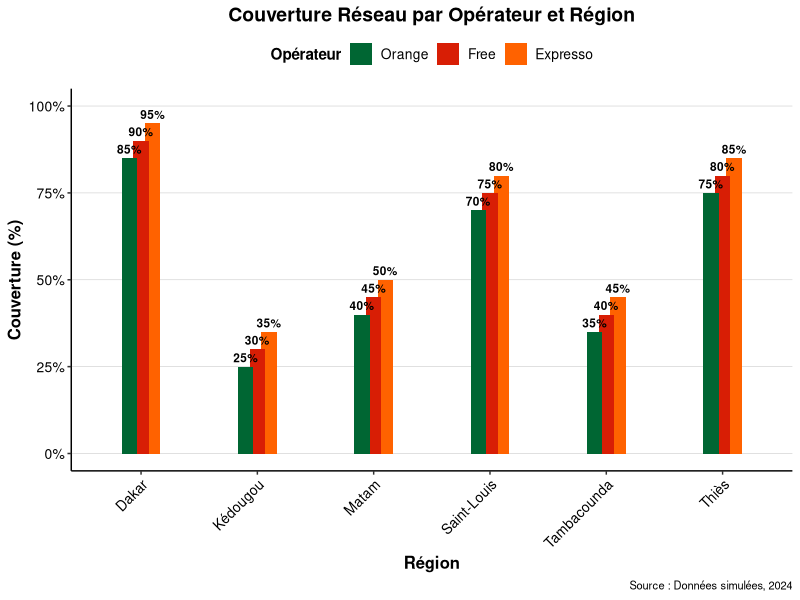

This figure's R source: (Note: this script raises an error after producing the figure.)
## ---- chunk 1
knitr::opts_chunk$set(echo = FALSE, 
                      cache = TRUE,
                      warning = FALSE, 
                      message = FALSE,
                      comment = NA)

## ---- chunk 2
library(ggplot2)
library(tidyr)

# Données de couverture par opérateur
operator_data <- data.frame(
  Region = c("Dakar", "Thiès", "Saint-Louis", "Tambacounda", "Kédougou", "Matam"),
  Orange = c(95, 85, 80, 45, 35, 50),
  Free = c(90, 80, 75, 40, 30, 45),
  Expresso = c(85, 75, 70, 35, 25, 40)
)

operator_long <- pivot_longer(operator_data, 
                              cols = c(Orange, Free, Expresso),
                              names_to = "Operateur",
                              values_to = "Couverture")

ggplot(operator_long, aes(x = Region, y = Couverture, fill = Operateur)) +
  geom_bar(stat = "identity", position = position_dodge(width = 0.3), width = 0.4) +
  geom_text(aes(label = paste0(Couverture, "%")), 
            position = position_dodge(width = 0.3), 
            vjust = -0.5, size = 3, fontface = "bold") +
  scale_fill_manual(values = c("Orange" = "#FF6200", "Free" = "#D81E05", "Expresso" = "#006633"),
                    labels = c("Orange", "Free", "Expresso")) +
  scale_y_continuous(labels = function(x) paste0(x, "%"), limits = c(0, 100)) +
  labs(title = "Couverture Réseau par Opérateur et Région",
       x = "Région",
       y = "Couverture (%)",
       fill = "Opérateur",
       caption = "Source : Données simulées, 2024") +
  theme_classic() +
  theme(
    plot.title = element_text(size = 14, face = "bold", hjust = 0.5),
    axis.title = element_text(size = 12, face = "bold"),
    axis.text = element_text(size = 10, color = "black"),
    axis.text.x = element_text(angle = 45, hjust = 1),
    legend.title = element_text(size = 11, face = "bold"),
    legend.text = element_text(size = 10),
    legend.position = "top",
    plot.caption = element_text(size = 8, hjust = 1),
    panel.grid.major.y = element_line(color = "grey80", linewidth = 0.2)
  )
## ---- chunk 3
# Vous pouvez ajouter le logo de l'ENSAE ici si vous en avez un
knitr::include_graphics("images/carte_couverture_2G.png")
## ---- chunk 4
# Vous pouvez ajouter le logo de l'ENSAE ici si vous en avez un
knitr::include_graphics("images/carte_couverture_3G.png")
## ---- chunk 5
# Vous pouvez ajouter le logo de l'ENSAE ici si vous en avez un
knitr::include_graphics("images/carte_couverture_4G.png")
## ---- chunk 6
# Vous pouvez ajouter le logo de l'ENSAE ici si vous en avez un
knitr::include_graphics("images/nperfcouverture_orange.png")
## ---- chunk 7
# Vous pouvez ajouter le logo de l'ENSAE ici si vous en avez un
knitr::include_graphics("images/nperfcouverture_free.png")
## ---- chunk 8
# Vous pouvez ajouter le logo de l'ENSAE ici si vous en avez un
knitr::include_graphics("images/nperfcouverture_express.png")
## ---- chunk 9
library(ggplot2)

# Simulation d’un signal : somme de sinusoïdes
f1 <- 50   # Hz
f2 <- 120  # Hz
sampling_rate <- 1000  # Hz
duration <- 1          # seconde
t <- seq(0, duration, by = 1/sampling_rate)
signal <- sin(2 * pi * f1 * t) + 0.5 * sin(2 * pi * f2 * t)

# Transformée de Fourier
fft_vals <- abs(fft(signal))^2
freq <- seq(0, sampling_rate, length.out = length(fft_vals))

# Création du spectre
df_spectrum <- data.frame(
  Frequency = freq[1:(length(freq)/2)],
  Power = fft_vals[1:(length(freq)/2)]
)

# Graphique
ggplot(df_spectrum, aes(x = Frequency, y = Power)) +
  geom_line(color = "#1F77B4", size = 1.2) +
  geom_vline(xintercept = c(f1, f2), linetype = "dashed", color = "grey50", size = 0.8) +
  geom_text(aes(x = f1, y = max(Power) * 0.9, label = "50 Hz"), 
            hjust = -0.1, vjust = 0, color = "black", size = 3.5, fontface = "bold") +
  geom_text(aes(x = f2, y = max(Power) * 0.9, label = "120 Hz"), 
            hjust = -0.1, vjust = 0, color = "black", size = 3.5, fontface = "bold") +
  scale_x_continuous(breaks = seq(0, 500, by = 50), limits = c(0, 200)) +
  scale_y_continuous(labels = function(x) format(x, scientific = FALSE)) +
  labs(
    title = "Spectre de Fréquence d'un Signal Composé",
    subtitle = "Somme de sinusoïdes à 50 Hz et 120 Hz",
    x = "Fréquence (Hz)",
    y = "Puissance (unité arbitraire)",
    caption = "Source : Simulation, 2024"
  ) +
  theme_classic(base_size = 12) +
  theme(
    plot.title = element_text(size = 14, face = "bold", hjust = 0.5),
    plot.subtitle = element_text(size = 10, hjust = 0.5),
    plot.caption = element_text(size = 8, hjust = 1),
    axis.title = element_text(size = 11, face = "bold"),
    axis.text = element_text(size = 10, color = "black"),
    panel.grid.major.y = element_line(color = "grey80", linewidth = 0.2),
    panel.grid.minor.y = element_line(color = "grey90", linewidth = 0.1)
  )

# Enregistrer le graphique
ggsave("spectre_frequence.png", width = 8, height = 5, dpi = 300)

## ---- chunk 10
knitr::include_graphics("donnee/frequence.png")
## ---- chunk 11
library(ggplot2)
library(tidyr)
library(viridis)

# Paramètres
f_port <- 50      # Fréquence porteuse (Hz)
f_mod <- 5        # Fréquence du signal modulant (Hz)
a_p <- 1          # Amplitude de la porteuse
m <- 0.5          # Indice de modulation
Fs <- 1000        # Fréquence d'échantillonnage (Hz)
t <- seq(0, 1, by = 1/Fs)

# Signal modulant (bande de base)
modulant <- sin(2 * pi * f_mod * t)

# Porteuse
porteuse <- a_p * cos(2 * pi * f_port * t)

# Signal modulé en amplitude (AM)
module <- (1 + m * modulant) * porteuse

# Création du dataframe
df <- data.frame(
  t = t,
  Porteuse = porteuse,
  Modulant = modulant,
  Signal_Modulé = module
)

# Format long pour ggplot
df_long <- pivot_longer(df, -t, names_to = "Signal", values_to = "Amplitude") %>%
  mutate(
    Signal = factor(Signal, levels = c("Modulant", "Porteuse", "Signal_Modulé"),
                    labels = c("Modulant (5 Hz)", "Porteuse (50 Hz)", "Signal Modulé (AM)"))
  )

# Graphique avec facettes
ggplot(df_long, aes(x = t, y = Amplitude, color = Signal)) +
  geom_line(size = 1.2) +
  facet_wrap(~ Signal, ncol = 1, scales = "free_y") +
  scale_color_viridis_d(option = "D", begin = 0.2, end = 0.8, 
                        name = "Type de signal") +
  scale_x_continuous(breaks = seq(0, 1, by = 0.2), labels = function(x) sprintf("%.1f s", x)) +
  scale_y_continuous(labels = function(x) sprintf("%.1f", x)) +
  labs(
    title = "Modulation d'Amplitude (AM)",
    subtitle = "Illustration du signal modulant, de la porteuse et du signal modulé",
    x = "Temps (s)",
    y = "Amplitude (unité arbitraire)",
    caption = "Source : Simulation, 2024"
  ) +
  theme_classic(base_size = 12) +
  theme(
    plot.title = element_text(size = 14, face = "bold", hjust = 0.5),
    plot.subtitle = element_text(size = 10, hjust = 0.5),
    plot.caption = element_text(size = 8, hjust = 1),
    axis.title = element_text(size = 11, face = "bold"),
    axis.text = element_text(size = 10, color = "black"),
    legend.position = "top",
    legend.title = element_text(size = 11, face = "bold"),
    legend.text = element_text(size = 10),
    strip.text = element_text(size = 10, face = "bold", color = "#3A3A3A"),
    strip.background = element_rect(fill = "grey95", color = "grey80"),
    panel.grid.major.y = element_line(color = "grey80", linewidth = 0.2),
    panel.grid.minor.y = element_line(color = "grey90", linewidth = 0.1)
  )

# Enregistrer le graphique
ggsave("modulation_am.png", width = 8, height = 6, dpi = 300)

## ---- chunk 12
library(ggplot2)

library(dplyr)
library(viridis)

# Paramètres
bandwidth <- seq(1e6, 100e6, by = 1e6)  # Bande passante de 1 MHz à 100 MHz
snr_db <- c(10, 20, 30)  # Niveaux de SNR en dB
snr_linear <- 10^(snr_db / 10)  # Conversion en échelle linéaire

# Création des données
data_capacity <- expand.grid(Bandwidth = bandwidth, SNR_dB = snr_db) %>%
  mutate(
    SNR_Linear = 10^(SNR_dB / 10),
    Capacity = Bandwidth * log2(1 + SNR_Linear) / 1e6,  # Capacité en Mbps
    SNR_Label = factor(paste(SNR_dB, "dB"), levels = paste(snr_db, "dB"))
  )

# Graphique
ggplot(data_capacity, aes(x = Bandwidth / 1e6, y = Capacity, color = SNR_Label)) +
  geom_line(size = 1.2) +
  geom_vline(xintercept = c(5, 20), linetype = "dashed", color = "grey50", size = 0.8) +
  geom_text(aes(x = 5, y = max(Capacity) * 0.9, label = "5 MHz"), 
            hjust = -0.1, vjust = 0, color = "black", size = 3.5, fontface = "bold") +
  geom_text(aes(x = 20, y = max(Capacity) * 0.9, label = "20 MHz"), 
            hjust = -0.1, vjust = 0, color = "black", size = 3.5, fontface = "bold") +
  scale_x_continuous(breaks = seq(0, 100, by = 10), labels = function(x) paste0(x, " MHz")) +
  scale_y_continuous(breaks = seq(0, max(data_capacity$Capacity), by = 50), 
                     labels = function(x) paste0(x, " Mbps")) +
  scale_color_viridis_d(option = "D", begin = 0.2, end = 0.8, 
                        name = "Rapport Signal/Bruit (SNR)") +
  labs(
    title = "Capacité du Canal en Fonction de la Bande Passante",
    subtitle = "Basé sur la formule de Shannon : C = Δf · log₂(1 + SNR)",
    x = "Bande Passante (MHz)",
    y = "Capacité (Mbps)"
  ) +
  theme_classic(base_size = 12) +
  theme(
    plot.title = element_text(size = 14, face = "bold", hjust = 0.5),
    plot.subtitle = element_text(size = 10, hjust = 0.5),
    plot.caption = element_text(size = 8, hjust = 1),
    axis.title = element_text(size = 11, face = "bold"),
    axis.text = element_text(size = 10, color = "black"),
    legend.position = "top",
    legend.title = element_text(size = 11, face = "bold"),
    legend.text = element_text(size = 10),
    panel.grid.major.y = element_line(color = "grey80", linewidth = 0.2),
    panel.grid.minor.y = element_line(color = "grey90", linewidth = 0.1)
  )

# Enregistrer le graphique
ggsave("bandwidth_capacity.png", width = 8, height = 5, dpi = 300)





## ---- chunk 13

library(ggplot2)

# Paramètres
P_t <- 1e3  # Puissance transmise en watts
G_t <- 10   # Gain de l'antenne émettrice (en dB)
G_r <- 10   # Gain de l'antenne réceptrice (en dB)
c <- 3e8    # Vitesse de la lumière en m/s
f <- 2.4e9  # Fréquence en Hz (2.4 GHz)
L <- 1      # Pertes système (en dB)

# Distance
d <- seq(1, 10000, by = 100)  # Distance de 1 à 10 km

# Calcul de la puissance reçue en dBm
# Conversion de P_t (watts) en dBm : P_t_dBm = 10 * log10(P_t * 1000)
P_t_dBm <- 10 * log10(P_t * 1000)
P_r <- P_t_dBm + G_t + G_r - 20 * log10(4 * pi * d * f / c) - L

# Création du data frame
df <- data.frame(Distance = d / 1000, Puissance_Reçue = P_r)  # Distance en km

# Graphique
ggplot(df, aes(x = Distance, y = Puissance_Reçue)) +
  geom_line(color = "#1F77B4", size = 1.2) +
  geom_vline(xintercept = c(1, 5), linetype = "dashed", color = "grey50", size = 0.8) +
  geom_text(aes(x = 1, y = max(Puissance_Reçue) * 0.9, label = "1 km"), 
            hjust = -0.1, vjust = 0, color = "black", size = 3.5, fontface = "bold") +
  geom_text(aes(x = 5, y = max(Puissance_Reçue) * 0.9, label = "5 km"), 
            hjust = -0.1, vjust = 0, color = "black", size = 3.5, fontface = "bold") +
  scale_x_continuous(breaks = seq(0, 10, by = 1), labels = function(x) paste0(x, " km")) +
  scale_y_continuous(breaks = seq(floor(min(P_r)), ceiling(max(P_r)), by = 10), 
                     labels = function(x) paste0(x, " dBm")) +
  labs(
    title = "Propagation des Ondes en Espace Libre (Modèle de Friis)",
    subtitle = "Puissance reçue à 2.4 GHz avec Pt = 1 kW, Gt = Gr = 10 dB",
    x = "Distance (km)",
    y = "Puissance Reçue (dBm)",
    caption = "Source : Simulation basée sur le modèle de Friis, 2024"
  ) +
  theme_classic(base_size = 12) +
  theme(
    plot.title = element_text(size = 14, face = "bold", hjust = 0.5),
    plot.subtitle = element_text(size = 10, hjust = 0.5),
    plot.caption = element_text(size = 8, hjust = 1),
    axis.title = element_text(size = 11, face = "bold"),
    axis.text = element_text(size = 10, color = "black"),
    panel.grid.major.y = element_line(color = "grey80", linewidth = 0.2),
    panel.grid.minor.y = element_line(color = "grey90", linewidth = 0.1)
  )

# Enregistrer le graphique
ggsave("friis_propagation.png", width = 8, height = 5, dpi = 300)

## ---- chunk 14
knitr::include_graphics("images/diffraction.png")
## ---- chunk 15
knitr::include_graphics("reflexion_sol.webp")
## ---- chunk 16
library(knitr)

# Création du tableau
freq_table <- data.frame(
  Génération = c("2G", "3G", "4G", "5G"),
  Technologie = c("GSM", "UMTS", "LTE", "NR"),
  `Bandes principales (MHz)` = c("900, 1800", "2100", "800, 1800", "3500 (prévu)"),
  Observations = c(
    "Utilisation prédominante du 900 MHz, avec certaines utilisations du 1800 MHz.",
    "Déployée principalement sur la bande des 2100 MHz.",
    "Licences attribuées en 2016, avec des déploiements sur les bandes 800 et 1800 MHz.",
    "Consultation publique lancée pour l'attribution des fréquences 5G, notamment dans la bande des 3,5 GHz."
  )
)

# Affichage du tableau
kable(freq_table, format = "markdown", align = "c")
## ---- chunk 17
knitr::include_graphics("boite_noire.png")
